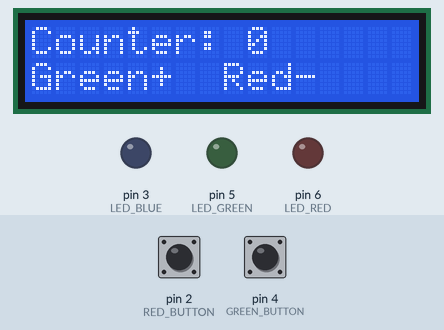
This sketch was run on a simulated Arduino Uno, built with avr-gcc and run on an emulated ATmega328P. On the bench: 16×2 character LCD, output pins drawn as LEDs (lit = HIGH). The test bench sets the inputs (shaded band); at power-on: pin 2 (RED_BUTTON) HIGH, pin 4 (GREEN_BUTTON) HIGH. What the sketch prints to the serial monitor is not drawn.

Above: at 1.2 s.
1.3 s: pin 2 (RED_BUTTON) pulled LOW for 3.2 s
At 3.0 s:
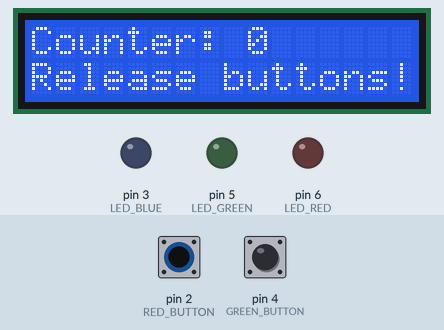
6.0 s: pin 4 (GREEN_BUTTON) pulled LOW for 0.15 s
At 6.12 s:
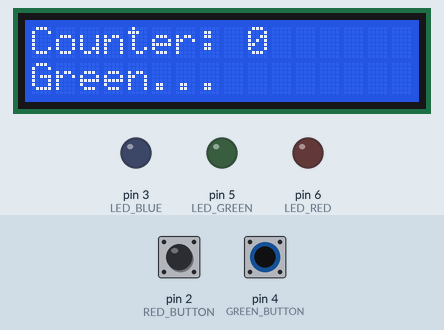
7.7 s: pin 4 (GREEN_BUTTON) pulled LOW for 1 s
At 9.9 s:
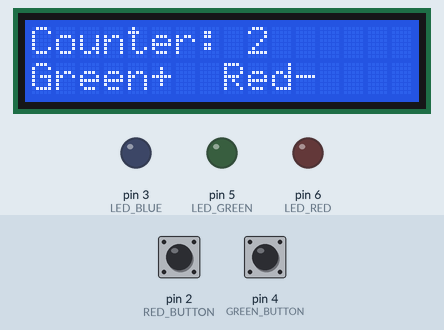
10.2 s: pin 2 (RED_BUTTON) pulled LOW for 0.15 s
At 10.31 s:
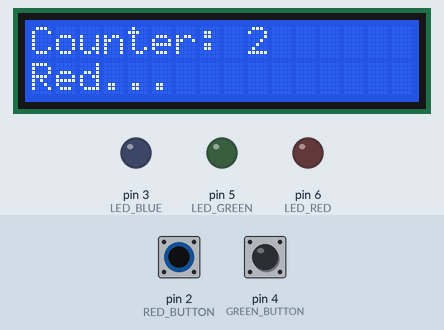
11.9 s: pin 2 (RED_BUTTON) driven LOW and pin 4 (GREEN_BUTTON) driven LOW
At 12.12 s:
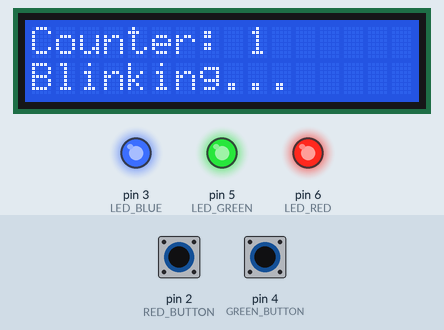
Timing chart, 0 to 14.7 s (numbered marks = the images above; inputs shaded):
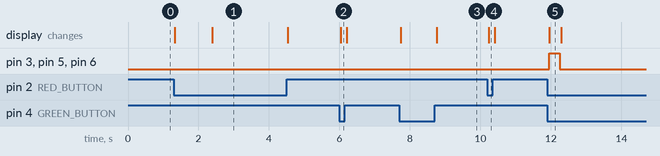

The sketch:

l03_z01.ino
```cpp
#include <LiquidCrystal_I2C.h>
LiquidCrystal_I2C lcd(0x27, 16, 2);

#define LED_RED 6
#define LED_GREEN 5
#define LED_BLUE 3

#define RED_BUTTON 2
#define GREEN_BUTTON 4

#define DEBOUNCE_PERIOD 10UL

int counter = 0;
bool pressedGreen = false;
bool pressedRed = false;

bool isGreenButtonPressed() {
  static int debounced_button_state = HIGH;
  static int previous_reading = HIGH;
  static unsigned long last_change_time = 0UL;
  bool isPressed = false;

  int current_reading = digitalRead(GREEN_BUTTON);

  if (previous_reading != current_reading) {
    last_change_time = millis();
  }

  if (millis() - last_change_time > DEBOUNCE_PERIOD) {
    if (current_reading != debounced_button_state) {
      if (debounced_button_state == HIGH && current_reading == LOW) {
        isPressed = true;
      }
      debounced_button_state = current_reading;
    }
  }

  previous_reading = current_reading;
  return isPressed;
}

bool isRedButtonPressed() {
  static int debounced_button_state = HIGH;
  static int previous_reading = HIGH;
  static unsigned long last_change_time = 0UL;
  bool isPressed = false;

  int current_reading = digitalRead(RED_BUTTON);

  if (previous_reading != current_reading) {
    last_change_time = millis();
  }

  if (millis() - last_change_time > DEBOUNCE_PERIOD) {
    if (current_reading != debounced_button_state) {
      if (debounced_button_state == HIGH && current_reading == LOW) {
        isPressed = true;
      }
      debounced_button_state = current_reading;
    }
  }

  previous_reading = current_reading;
  return isPressed;
}

int waitForButtonReleaseOrSecondPress() {
  unsigned long startTime = millis();

  while (true) {
    bool greenButtonState = digitalRead(GREEN_BUTTON);
    bool redButtonState = digitalRead(RED_BUTTON);

    if (greenButtonState == LOW && redButtonState == LOW) {
      return 2; // Oba przyciski wciśnięte
    }
    if (pressedGreen && (greenButtonState == HIGH || millis() - startTime > 1000)) {
      return 0; // Zielony zwolniony
    }
    if (pressedRed && (redButtonState == HIGH || millis() - startTime > 1000)) {
      return 1; // Czerwony zwolniony
    }

    //delay(10);
  }
}

void blinkLED(int times) {
  for (int i = 0; i < times; i++) {
    digitalWrite(LED_RED, HIGH);
    digitalWrite(LED_GREEN, HIGH);
    digitalWrite(LED_BLUE, HIGH);
    delay(300);
    digitalWrite(LED_RED, LOW);
    digitalWrite(LED_GREEN, LOW);
    digitalWrite(LED_BLUE, LOW);
    if (i < times - 1) {
      delay(300);
    }
  }
}

void displayMessage(const char* message) {
  lcd.setCursor(0, 1);
  lcd.print("                ");
  lcd.setCursor(0, 1);
  lcd.print(message);
}

void updateCounter(int n) {
  counter += n;
  if (counter < 0) {
    counter = 0;
  }
  lcd.setCursor(0, 0);
  lcd.print("Counter: ");
  lcd.print(counter);
  lcd.print("   ");
}

void displayInitialState() {
  lcd.clear();
  updateCounter(0);
  lcd.setCursor(0, 1);
  lcd.print("Green+  Red-");
}

void initLCD() {
  lcd.init();
  lcd.backlight();
  lcd.clear();
}

void setup() {
  pinMode(GREEN_BUTTON, INPUT_PULLUP);
  pinMode(RED_BUTTON, INPUT_PULLUP);
  pinMode(LED_RED, OUTPUT);
  pinMode(LED_GREEN, OUTPUT);
  pinMode(LED_BLUE, OUTPUT);

  Serial.begin(115200);
  Serial.print("Program start — licznik = ");
  Serial.println(counter);

  initLCD();
  displayInitialState();
}

void loop() {
  pressedGreen = isGreenButtonPressed();
  pressedRed = isRedButtonPressed();

  if (pressedGreen || pressedRed) {
    if (pressedGreen) {
      displayMessage("Green...");

    }
    else {
      displayMessage("Red...");
    }

    int result = waitForButtonReleaseOrSecondPress();

    if (result == 0) { // tylko zielony
      updateCounter(+1);
      Serial.print("Licznik zwiekszony: ");
      Serial.println(counter);
      displayMessage("+1");
    }
    else if (result == 1) { // tylko czerwony
      updateCounter(-1);
      Serial.print("Licznik zmniejszony: ");
      Serial.println(counter);
      displayMessage("-1");
    }
    else if (result == 2) { // oba przyciski
      Serial.print("Migniecie LED ");
      Serial.print(counter);
      Serial.println(" razy.");
      displayMessage("Blinking...");
      blinkLED(counter);
    }

    if (digitalRead(GREEN_BUTTON) == LOW || digitalRead(RED_BUTTON) == LOW) {
      displayMessage("Release buttons!");
    }
    while (digitalRead(GREEN_BUTTON) == LOW || digitalRead(RED_BUTTON) == LOW) {
      delay(10);
    }

    displayMessage("Green+  Red-");
  }
  //delay(10);
}
```

Measured:
- after the input at 1.3 s, the display: first changes at once (image 1 shows a later state)
- after the input at 6.0 s, the display: changes at once (image 2)
- after the input at 7.7 s, the display: first changes at once (image 3 shows a later state)
- after the input at 10.2 s, the display: changes at once (image 4)
- after the input at 11.9 s, pin 3 (LED_BLUE), pin 5 (LED_GREEN), pin 6 (LED_RED): LOW → HIGH after 0.06 s, → LOW 0.30 s later; the display: changes after 0.06 s (image 5)
